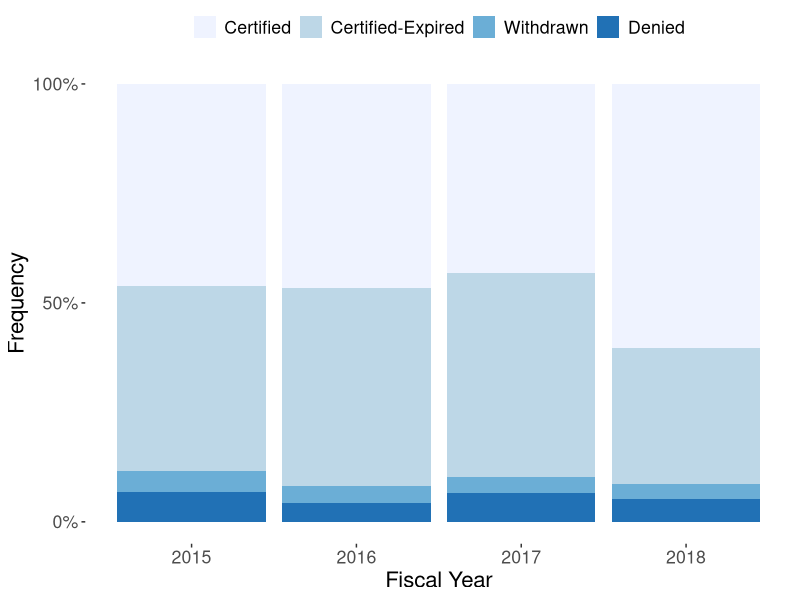

Recreate this plot in R.
library(tidyverse)
library(reshape2)

data <- tribble(
  ~Year,~Certified,~"Certified-Expired",~Withdrawn,~Denied,
  2015,41223,37715,4362,5999,
  2016,58750,57183,4650,5560,
  2017,42080,45529,3581,6413,
  2018,72187,37363,3971,6255 
)

data.m <- melt(data,id.vars="Year")

ggplot(data.m, aes(x = Year, y = value,fill=variable)) +
  geom_bar(stat='identity',position="fill")+
  theme(panel.background = element_rect(fill = 'white', colour = 'white'))+
  theme(legend.title=element_blank())+
  ylab('Frequency')+
  xlab("Fiscal Year")+
  theme(legend.position = "top",legend.spacing.x = unit(0.5, 'cm'))+
  scale_fill_brewer(palette="Blues")+
  #theme( axis.line = element_line(colour = "black",size = 1, linetype = "solid"))+
  theme(text=element_text(size=16))+
  scale_y_continuous(breaks=seq(0,1,by=0.5),labels=c("0%","50%","100%"))
